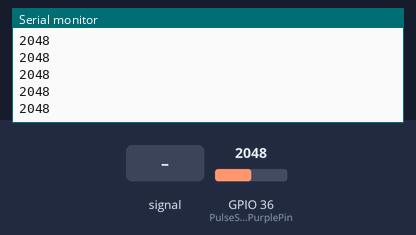
The sketch below on a simulated ESP32. Shown: the last lines printed to the serial monitor. The test bench sets the inputs (shaded band); at power-on: GPIO 36 (PulseSensorPurplePin) = 2048.

Above: at 1.2 s.
1.3 s: GPIO 36 (PulseSensorPurplePin) fed a 200 Hz sine of ±327 counts around its level
At 2.4 s:
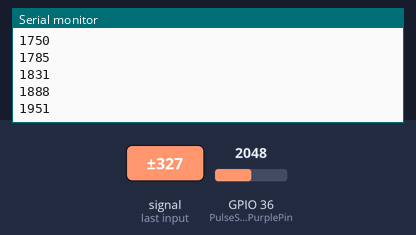
2.8 s: GPIO 36 (PulseSensorPurplePin) set to 2866
At 3.9 s:
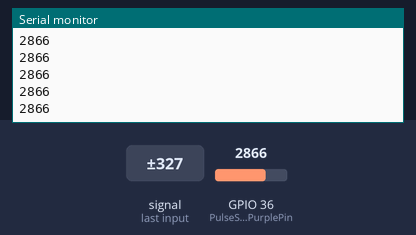
4.3 s: GPIO 36 (PulseSensorPurplePin) fed a 1000 Hz sine of ±1023 counts around its level
5.8 s: GPIO 36 (PulseSensorPurplePin) set to 3490
At 6.9 s:
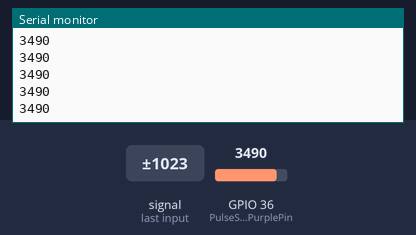
Timing chart, 0 to 8.3 s (numbered marks = the images above; inputs shaded):
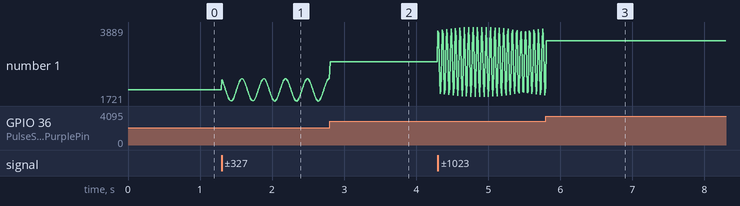

The sketch:

PulseSensorEsp32.ino
```cpp
/*  PulseSensor Starter Project and Signal Tester
 *  The Best Way to Get Started  With, or See the Raw Signal of, your PulseSensor.com™ & Arduino.
 *
 *  Here is a link to the tutorial
 *  https://pulsesensor.com/pages/code-and-guide
 *
 *  WATCH ME (Tutorial Video):
 *  https://www.youtube.com/watch?v=RbB8NSRa5X4
 *
 *
-------------------------------------------------------------
1) This shows a live human Heartbeat Pulse.
2) Live visualization in Arduino's Cool "Serial Plotter".
3) Blink an LED on each Heartbeat.
4) This is the direct Pulse Sensor's Signal.
5) A great first-step in troubleshooting your circuit and connections.
6) "Human-readable" code that is newbie friendly."

*/

//  Variables
int PulseSensorPurplePin = 36;        // Pulse Sensor PURPLE WIRE connected to pin 36
int Threshold = 3450;            // Determine which Signal to “count as a beat”, and which to ingore.
int Signal;                // holds the incoming raw data. Signal value can range from 0-1024
int bpm = 0;

// The SetUp Function:
void setup() {
   Serial.begin(9600);         // Set's up Serial Communication at certain speed.

}

// The Main Loop Function
void loop() {

  Signal = analogRead(PulseSensorPurplePin);  // Read the PulseSensor's value.
  Serial.println(Signal);                    // Send the Signal value to Serial Plotter.
  if(Signal > Threshold){
    bpm ++;
  }
  delay(10);
}
```

Measured:
- after the input at 1.3 s, the serial monitor: prints a new line at once (image 1)
- plotted number 1: 2048 → 2374 after the input at 1.3 s
